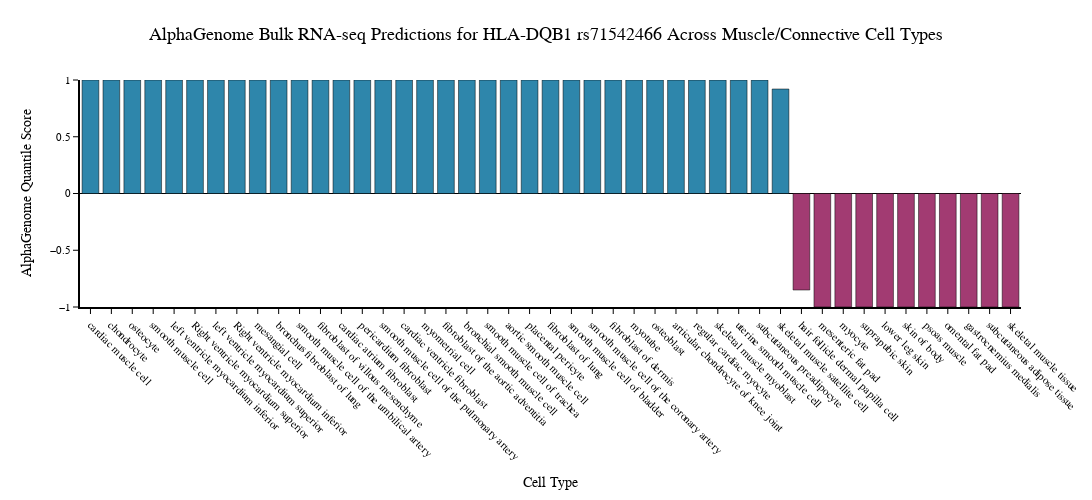
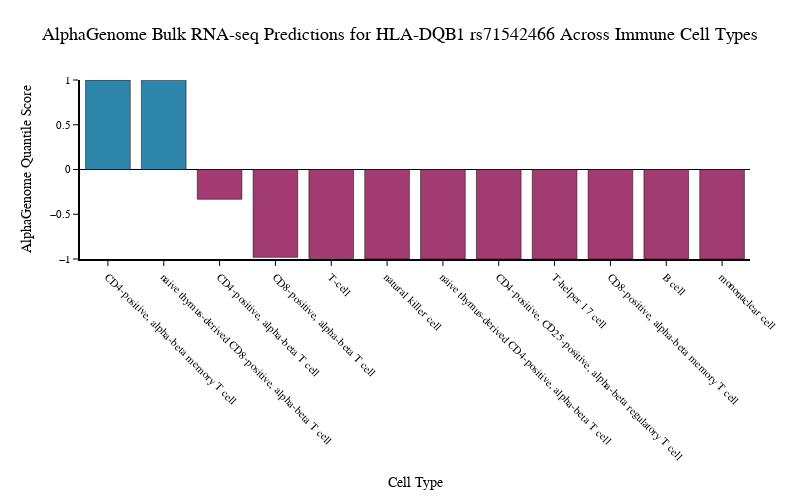
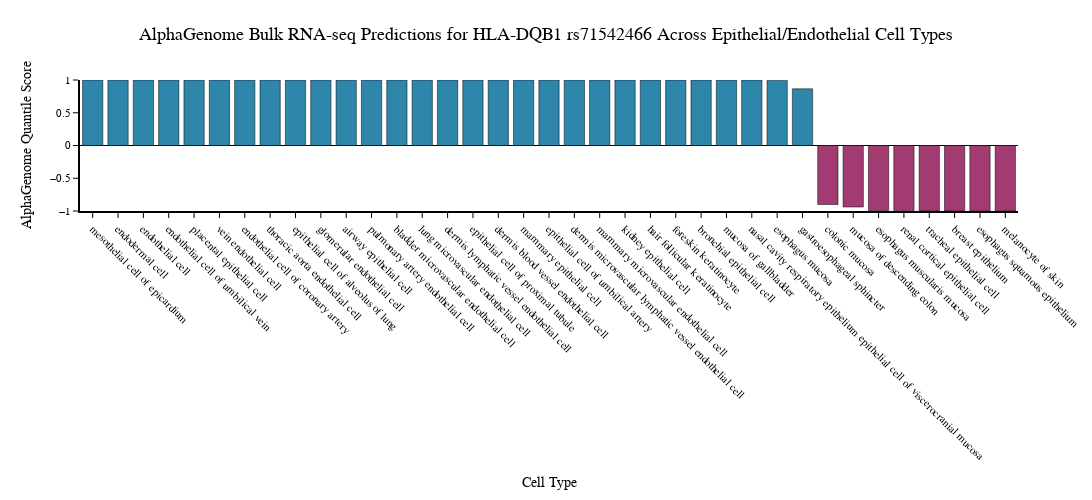
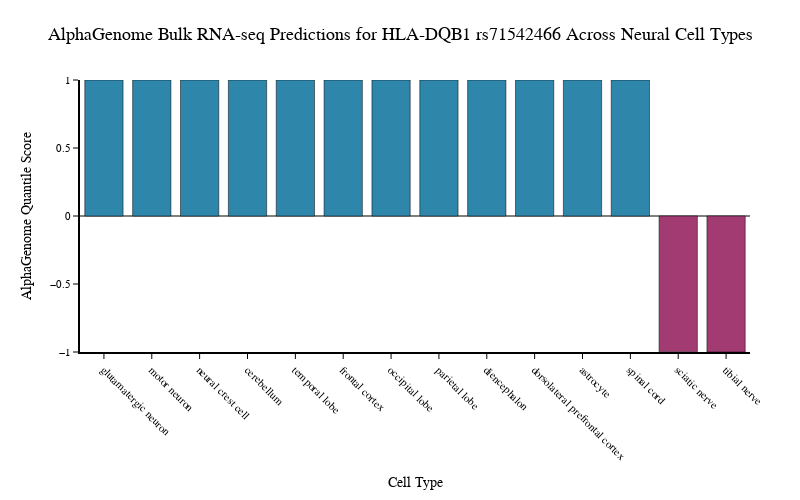

The code cell stored with these charts, in order, in its notebook:
### Code cell
# Visualize quantile scores for all biosample names, creating separate plots for each category
import plotly.express as px
import plotly.graph_objects as go
import pandas as pd
import numpy as np
import os


# Function to map cell type to broad category
def map_category(cell):
    cell_lower = cell.lower()
    for category, keywords in categories.items():
        for keyword in keywords:
            if keyword.lower() in cell_lower:
                return category
    return "other"


# Apply mapping
rna_df["biosample_category"] = rna_df["biosample_name"].apply(map_category)

# Filter out "other" category and sort by category and quantile_score for better visualization
rna_df_filtered = rna_df[rna_df["biosample_category"] != "other"]

# Get unique categories
unique_categories = rna_df_filtered["biosample_category"].unique()

# Create output directory if it doesn't exist
output_dir = f"alphagenome_{gene}"
os.makedirs(output_dir, exist_ok=True)

# Scientific color scheme
scientific_colors = {
    "positive": "#2E86AB",  # Blue for positive values
    "negative": "#A23B72",  # Purple/magenta for negative values
    "neutral": "#808080",  # Gray for neutral
}

# Create separate plots for each category
for category in unique_categories:
    category_data = rna_df_filtered[rna_df_filtered["biosample_category"] == category]
    category_data_sorted = category_data.sort_values("quantile_score", ascending=False)

    # Assign colors based on quantile score
    colors = []
    for score in category_data_sorted["quantile_score"]:
        if score > 0.1:
            colors.append(scientific_colors["positive"])
        elif score < -0.1:
            colors.append(scientific_colors["negative"])
        else:
            colors.append(scientific_colors["neutral"])

    # Create bar plot for this category
    fig = go.Figure(
        data=[
            go.Bar(
                x=category_data_sorted["biosample_name"],
                y=category_data_sorted["quantile_score"],
                marker=dict(
                    color=colors, line=dict(color="black", width=0.5)  # Black borders
                ),
                name="Quantile Score",
            )
        ]
    )

    # Scientific styling
    fig.update_layout(
        # Title and layout
        title=dict(
            text=f"AlphaGenome Bulk RNA-seq Predictions for {gene_variant_name} Across {category.replace('_', ' ').title()} Cell Types",
            font=dict(size=18, family="Arial, sans-serif", color="black"),
            x=0.5,
            xanchor="center",
        ),
        # Background and grid
        plot_bgcolor="white",
        paper_bgcolor="white",
        # Axes styling
        xaxis=dict(
            title="Cell Type",
            # titlefont=dict(size=14, family="Arial, sans-serif", color="black"),
            tickfont=dict(size=11, family="Arial, sans-serif", color="black"),
            tickangle=45,
            showgrid=False,
            gridcolor="lightgray",
            gridwidth=0.5,
            showline=True,
            linewidth=2,
            linecolor="black",
            ticks="outside",
            tickwidth=1,
            tickcolor="black",
        ),
        yaxis=dict(
            title="AlphaGenome Quantile Score",
            # titlefont=dict(size=14, family="Arial, sans-serif", color="black"),
            tickfont=dict(size=11, family="Arial, sans-serif", color="black"),
            range=[-1, 1],
            showgrid=False,
            gridcolor="lightgray",
            gridwidth=0.5,
            showline=True,
            linewidth=2,
            linecolor="black",
            ticks="outside",
            tickwidth=1,
            tickcolor="black",
            zeroline=True,
            zerolinecolor="black",
            zerolinewidth=1,
        ),
        # Size and margins
        width=max(800, len(category_data_sorted) * 40),
        height=500,
        margin=dict(l=80, r=50, t=80, b=120),  # Increased margins for labels
        # Remove legend since we have a single trace
        showlegend=False,
        # Font styling
        font=dict(family="Arial, sans-serif", size=12, color="black"),
    )

    # Export to files
    # Clean both gene_variant and category for safe filename
    clean_gene_variant = gene_variant_name.replace("/", "").replace(" ", "_")
    clean_category = category.replace("/", "_").replace(" ", "_")
    filename_base = f"{clean_gene_variant}_{clean_category}"

    # Save as high-resolution PNG for scientific publications
    png_filename = os.path.join(output_dir, f"{filename_base}.png")
    fig.write_image(
        png_filename, width=fig.layout.width, height=fig.layout.height, scale=2
    )

    # Also save as PDF for vector graphics
    pdf_filename = os.path.join(output_dir, f"{filename_base}.pdf")
    fig.write_image(pdf_filename, width=fig.layout.width, height=fig.layout.height)

    # Show the plot
    fig.show()

    print(
        f"\n{category.replace('_', ' ').title()} category: {len(category_data_sorted)} cell types"
    )
    print(
        f"Positive scores (>0.1): {sum(1 for score in category_data_sorted['quantile_score'] if score > 0.1)}"
    )
    print(
        f"Negative scores (<-0.1): {sum(1 for score in category_data_sorted['quantile_score'] if score < -0.1)}"
    )
    print("-" * 50)

print(f"\nAll plots exported to '{output_dir}' directory as PNG and PDF files")

### Figure 1 — Plotly figure (JSON) as saved in the notebook; plotly's stock layout.template omitted (floating-point values rounded to 4 significant figures)
{"data": [{"marker": {"color": ["#2E86AB", "#2E86AB", "#2E86AB", "#2E86AB", "#2E86AB", "#2E86AB", "#2E86AB", "#2E86AB", "#2E86AB", "#2E86AB", "#2E86AB", "#2E86AB", "#2E86AB", "#2E86AB", "#2E86AB", "#2E86AB", "#2E86AB", "#2E86AB", "#2E86AB", "#2E86AB", "#2E86AB", "#2E86AB", "#2E86AB", "#2E86AB", "#2E86AB", "#2E86AB", "#2E86AB", "#2E86AB", "#2E86AB", "#2E86AB", "#2E86AB", "#2E86AB", "#2E86AB", "#2E86AB", "#A23B72", "#A23B72", "#A23B72", "#A23B72", "#A23B72", "#A23B72", "#A23B72", "#A23B72", "#A23B72", "#A23B72", "#A23B72"], "line": {"color": "black", "width": 0.5}}, "name": "Quantile Score", "type": "bar", "x": ["cardiac muscle cell", "chondrocyte", "osteocyte", "smooth muscle cell", "left ventricle myocardium inferior", "Right ventricle myocardium superior", "left ventricle myocardium superior", "Right ventricle myocardium inferior", "mesangial cell", "bronchus fibroblast of lung", "smooth muscle cell of the umbilical artery", "fibroblast of villous mesenchyme", "cardiac atrium fibroblast", "pericardium fibroblast", "smooth muscle cell of the pulmonary artery", "cardiac ventricle fibroblast", "myometrial cell", "fibroblast of the aortic adventitia", "bronchial smooth muscle cell", "smooth muscle cell of trachea", "aortic smooth muscle cell", "placental pericyte", "fibroblast of lung", "smooth muscle cell of bladder", "smooth muscle cell of the coronary artery", "fibroblast of dermis", "myotube", "osteoblast", "articular chondrocyte of knee joint", "regular cardiac myocyte", "skeletal muscle myoblast", "uterine smooth muscle cell", "subcutaneous preadipocyte", "skeletal muscle satellite cell", "hair follicle dermal papilla cell", "mesenteric fat pad", "myocyte", "suprapubic skin", "lower leg skin", "skin of body", "psoas muscle", "omental fat pad", "gastrocnemius medialis", "subcutaneous adipose tissue", "skeletal muscle tissue"], "y": [1.0, 1.0, 1.0, 1.0, 1.0, 1.0, 0.9999, 0.9999, 0.9999, 0.9999, 0.9999, 0.9999, 0.9999, 0.9999, 0.9998, 0.9998, 0.9998, 0.9998, 0.9998, 0.9998, 0.9998, 0.9998, 0.9998, 0.9997, 0.9997, 0.9996, 0.9995, 0.9995, 0.9995, 0.9994, 0.9992, 0.999, 0.9989, 0.9205, -0.8504, -0.9995, -0.9996, -0.9996, -0.9997, -0.9997, -0.9998, -0.9999, -0.9999, -0.9999, -0.9999]}], "layout": {"font": {"color": "black", "family": "Arial, sans-serif", "size": 12}, "height": 500, "margin": {"b": 120, "l": 80, "r": 50, "t": 80}, "paper_bgcolor": "white", "plot_bgcolor": "white", "showlegend": false, "title": {"font": {"color": "black", "family": "Arial, sans-serif", "size": 18}, "text": "AlphaGenome Bulk RNA-seq Predictions for HLA-DQB1 rs71542466 Across Muscle/Connective Cell Types", "x": 0.5, "xanchor": "center"}, "width": 1800, "xaxis": {"gridcolor": "lightgray", "gridwidth": 0.5, "linecolor": "black", "linewidth": 2, "showgrid": false, "showline": true, "tickangle": 45, "tickcolor": "black", "tickfont": {"color": "black", "family": "Arial, sans-serif", "size": 11}, "ticks": "outside", "tickwidth": 1, "title": {"text": "Cell Type"}}, "yaxis": {"gridcolor": "lightgray", "gridwidth": 0.5, "linecolor": "black", "linewidth": 2, "range": [-1, 1], "showgrid": false, "showline": true, "tickcolor": "black", "tickfont": {"color": "black", "family": "Arial, sans-serif", "size": 11}, "ticks": "outside", "tickwidth": 1, "title": {"text": "AlphaGenome Quantile Score"}, "zeroline": true, "zerolinecolor": "black", "zerolinewidth": 1}}}

### Figure 2 — Plotly figure (JSON) as saved in the notebook; plotly's stock layout.template omitted (floating-point values rounded to 4 significant figures)
{"data": [{"marker": {"color": ["#2E86AB", "#2E86AB", "#A23B72", "#A23B72", "#A23B72", "#A23B72", "#A23B72", "#A23B72", "#A23B72", "#A23B72", "#A23B72", "#A23B72"], "line": {"color": "black", "width": 0.5}}, "name": "Quantile Score", "type": "bar", "x": ["CD4-positive, alpha-beta memory T cell", "naive thymus-derived CD8-positive, alpha-beta T cell", "CD4-positive, alpha-beta T cell", "CD8-positive, alpha-beta T cell", "T-cell", "natural killer cell", "naive thymus-derived CD4-positive, alpha-beta T cell", "CD4-positive, CD25-positive, alpha-beta regulatory T cell", "T-helper 17 cell", "CD8-positive, alpha-beta memory T cell", "B cell", "mononuclear cell"], "y": [0.9989, 0.9984, -0.3329, -0.9817, -0.9954, -0.999, -0.9995, -0.9995, -0.9997, -0.9997, -0.9998, -0.9999]}], "layout": {"font": {"color": "black", "family": "Arial, sans-serif", "size": 12}, "height": 500, "margin": {"b": 120, "l": 80, "r": 50, "t": 80}, "paper_bgcolor": "white", "plot_bgcolor": "white", "showlegend": false, "title": {"font": {"color": "black", "family": "Arial, sans-serif", "size": 18}, "text": "AlphaGenome Bulk RNA-seq Predictions for HLA-DQB1 rs71542466 Across Immune Cell Types", "x": 0.5, "xanchor": "center"}, "width": 800, "xaxis": {"gridcolor": "lightgray", "gridwidth": 0.5, "linecolor": "black", "linewidth": 2, "showgrid": false, "showline": true, "tickangle": 45, "tickcolor": "black", "tickfont": {"color": "black", "family": "Arial, sans-serif", "size": 11}, "ticks": "outside", "tickwidth": 1, "title": {"text": "Cell Type"}}, "yaxis": {"gridcolor": "lightgray", "gridwidth": 0.5, "linecolor": "black", "linewidth": 2, "range": [-1, 1], "showgrid": false, "showline": true, "tickcolor": "black", "tickfont": {"color": "black", "family": "Arial, sans-serif", "size": 11}, "ticks": "outside", "tickwidth": 1, "title": {"text": "AlphaGenome Quantile Score"}, "zeroline": true, "zerolinecolor": "black", "zerolinewidth": 1}}}

### Figure 3 — Plotly figure (JSON) as saved in the notebook; plotly's stock layout.template omitted (floating-point values rounded to 4 significant figures)
{"data": [{"marker": {"color": ["#2E86AB", "#2E86AB", "#2E86AB", "#2E86AB", "#2E86AB", "#2E86AB", "#2E86AB", "#2E86AB", "#2E86AB", "#2E86AB", "#2E86AB", "#2E86AB", "#2E86AB", "#2E86AB", "#2E86AB", "#2E86AB", "#2E86AB", "#2E86AB", "#2E86AB", "#2E86AB", "#2E86AB", "#2E86AB", "#2E86AB", "#2E86AB", "#2E86AB", "#2E86AB", "#2E86AB", "#2E86AB", "#2E86AB", "#A23B72", "#A23B72", "#A23B72", "#A23B72", "#A23B72", "#A23B72", "#A23B72", "#A23B72"], "line": {"color": "black", "width": 0.5}}, "name": "Quantile Score", "type": "bar", "x": ["mesothelial cell of epicardium", "endodermal cell", "endothelial cell", "endothelial cell of umbilical vein", "placental epithelial cell", "vein endothelial cell", "endothelial cell of coronary artery", "thoracic aorta endothelial cell", "epithelial cell of alveolus of lung", "glomerular endothelial cell", "airway epithelial cell", "pulmonary artery endothelial cell", "bladder microvascular endothelial cell", "lung microvascular endothelial cell", "dermis lymphatic vessel endothelial cell", "epithelial cell of proximal tubule", "dermis blood vessel endothelial cell", "mammary epithelial cell", "epithelial cell of umbilical artery", "dermis microvascular lymphatic vessel endothelial cell", "mammary microvascular endothelial cell", "kidney epithelial cell", "hair follicular keratinocyte", "foreskin keratinocyte", "bronchial epithelial cell", "mucosa of gallbladder", "nasal cavity respiratory epithelium epithelial cell of viscerocranial mucosa", "esophagus mucosa", "gastroesophageal sphincter", "colonic mucosa", "mucosa of descending colon", "esophagus muscularis mucosa", "renal cortical epithelial cell", "tracheal epithelial cell", "breast epithelium", "esophagus squamous epithelium", "melanocyte of skin"], "y": [1.0, 1.0, 1.0, 1.0, 1.0, 0.9999, 0.9999, 0.9999, 0.9999, 0.9999, 0.9999, 0.9999, 0.9999, 0.9999, 0.9999, 0.9999, 0.9999, 0.9999, 0.9998, 0.9998, 0.9998, 0.9998, 0.9997, 0.9997, 0.9996, 0.9996, 0.9993, 0.9978, 0.8656, -0.9008, -0.9391, -0.9962, -0.9979, -0.9993, -0.9997, -0.9998, -1.0]}], "layout": {"font": {"color": "black", "family": "Arial, sans-serif", "size": 12}, "height": 500, "margin": {"b": 120, "l": 80, "r": 50, "t": 80}, "paper_bgcolor": "white", "plot_bgcolor": "white", "showlegend": false, "title": {"font": {"color": "black", "family": "Arial, sans-serif", "size": 18}, "text": "AlphaGenome Bulk RNA-seq Predictions for HLA-DQB1 rs71542466 Across Epithelial/Endothelial Cell Types", "x": 0.5, "xanchor": "center"}, "width": 1480, "xaxis": {"gridcolor": "lightgray", "gridwidth": 0.5, "linecolor": "black", "linewidth": 2, "showgrid": false, "showline": true, "tickangle": 45, "tickcolor": "black", "tickfont": {"color": "black", "family": "Arial, sans-serif", "size": 11}, "ticks": "outside", "tickwidth": 1, "title": {"text": "Cell Type"}}, "yaxis": {"gridcolor": "lightgray", "gridwidth": 0.5, "linecolor": "black", "linewidth": 2, "range": [-1, 1], "showgrid": false, "showline": true, "tickcolor": "black", "tickfont": {"color": "black", "family": "Arial, sans-serif", "size": 11}, "ticks": "outside", "tickwidth": 1, "title": {"text": "AlphaGenome Quantile Score"}, "zeroline": true, "zerolinecolor": "black", "zerolinewidth": 1}}}

### Figure 4 — Plotly figure (JSON) as saved in the notebook; plotly's stock layout.template omitted (floating-point values rounded to 4 significant figures)
{"data": [{"marker": {"color": ["#2E86AB", "#2E86AB", "#2E86AB", "#2E86AB", "#2E86AB", "#2E86AB", "#2E86AB", "#2E86AB", "#2E86AB", "#2E86AB", "#2E86AB", "#2E86AB", "#A23B72", "#A23B72"], "line": {"color": "black", "width": 0.5}}, "name": "Quantile Score", "type": "bar", "x": ["glutamatergic neuron", "motor neuron", "neural crest cell", "cerebellum", "temporal lobe", "frontal cortex", "occipital lobe", "parietal lobe", "diencephalon", "dorsolateral prefrontal cortex", "astrocyte", "spinal cord", "sciatic nerve", "tibial nerve"], "y": [1.0, 1.0, 1.0, 1.0, 1.0, 1.0, 1.0, 1.0, 1.0, 0.9999, 0.9999, 0.9999, -0.9989, -0.9998]}], "layout": {"font": {"color": "black", "family": "Arial, sans-serif", "size": 12}, "height": 500, "margin": {"b": 120, "l": 80, "r": 50, "t": 80}, "paper_bgcolor": "white", "plot_bgcolor": "white", "showlegend": false, "title": {"font": {"color": "black", "family": "Arial, sans-serif", "size": 18}, "text": "AlphaGenome Bulk RNA-seq Predictions for HLA-DQB1 rs71542466 Across Neural Cell Types", "x": 0.5, "xanchor": "center"}, "width": 800, "xaxis": {"gridcolor": "lightgray", "gridwidth": 0.5, "linecolor": "black", "linewidth": 2, "showgrid": false, "showline": true, "tickangle": 45, "tickcolor": "black", "tickfont": {"color": "black", "family": "Arial, sans-serif", "size": 11}, "ticks": "outside", "tickwidth": 1, "title": {"text": "Cell Type"}}, "yaxis": {"gridcolor": "lightgray", "gridwidth": 0.5, "linecolor": "black", "linewidth": 2, "range": [-1, 1], "showgrid": false, "showline": true, "tickcolor": "black", "tickfont": {"color": "black", "family": "Arial, sans-serif", "size": 11}, "ticks": "outside", "tickwidth": 1, "title": {"text": "AlphaGenome Quantile Score"}, "zeroline": true, "zerolinecolor": "black", "zerolinewidth": 1}}}
